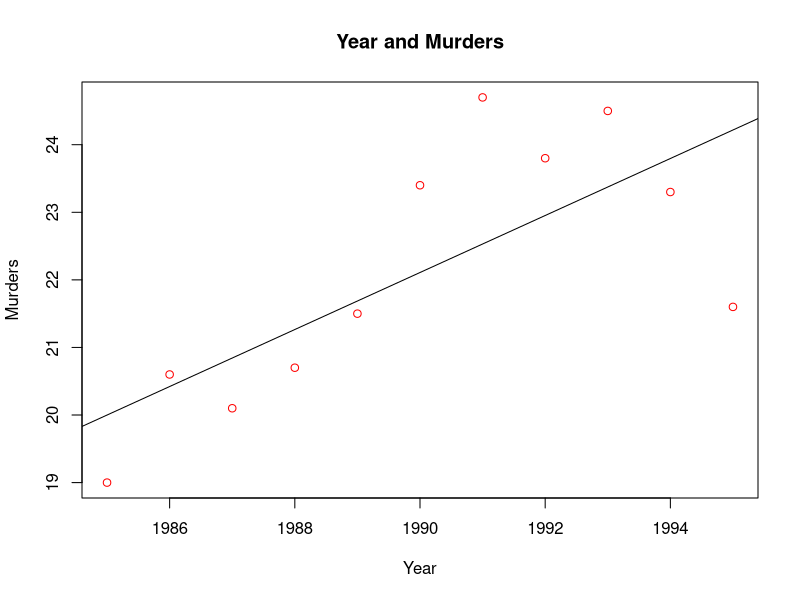
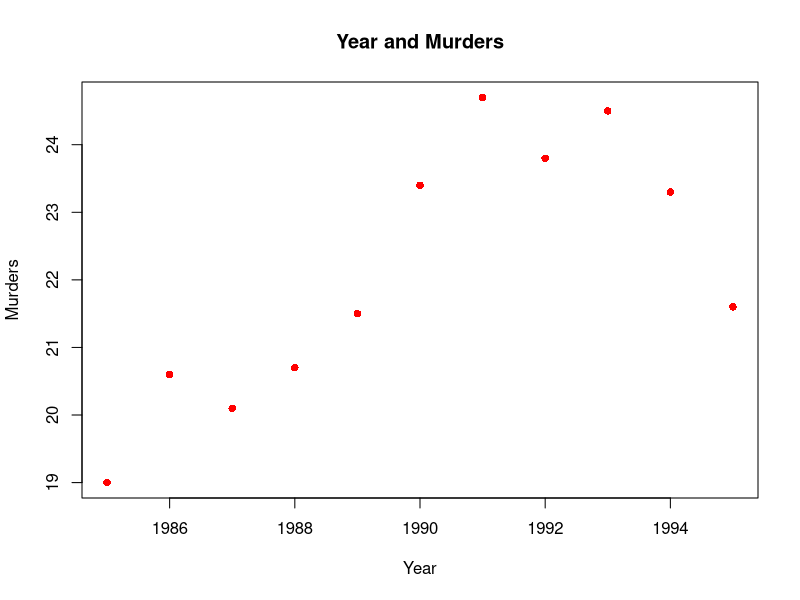

Here is the R script that generated these plots, in order: (Note: this script raises an error after producing the figures.)
setwd(dir = "H:/Ad/Education/Codes/R/FM")
getwd()
my_data <- read.csv("Murders2.csv")

# Linear
plot(my_data$Year,my_data$Murders, main='Year and Murders', xlab='Year',ylab='Murders',col="red")
a1<-cov(my_data$Year, my_data$Murders)/var(my_data$Year) #Slope
a0<-mean(my_data$Murders)-a1*mean(my_data$Year)
print(a1)
print(a0)
modlin <- lm(my_data$Year~my_data$Murders)
abline(lm(my_data$Murders ~ my_data$Year))
print(modlin)
abline(modlin)

# Parabola - Quadratic
plot(my_data$Year,my_data$Murders, main='Year and Murders', xlab='Year',ylab='Murders',col="red",pch=16)
Murders2 <- my_data$Murders^2
#fit quadratic regression model
quadraticModel <- lm(my_data$Murders ~ Year + Murders2, data=my_data)
#view model summary
summary(quadraticModel)
# Call:
# lm(formula = Murders ~ Year + Murders2, data = my_data)

#create sequence of hour values
Seq_Values <- seq(0,15,,50)

#create list of predicted happiness levels using quadratic model
happinessPredict <- predict(quadraticModel,list(Year=Seq_Values, Year2=Seq_Values^2))

# create scatterplot of original data values
# plot(my_data$Year, my_data$Murders,main='Year and Murders', xlab='Year',ylab='Murders',col="red",pch=16)
# add predicted lines based on quadratic regression model
lines(Seq_Values, happinessPredict, col='blue')


# 30092020

res <- residuals(modlin)














